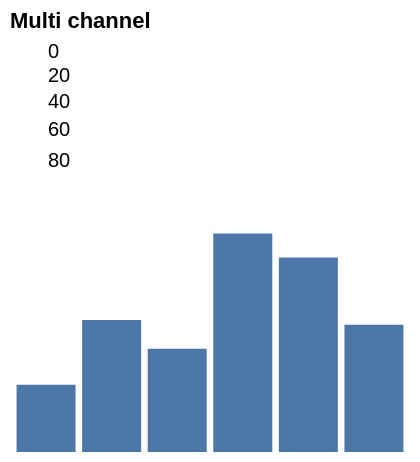

This figure's Vega-Lite source:
### Vega specification from a JSON file in a GitHub repository (floating-point values rounded to 4 significant figures)
{"width": 200, "height": 120, "padding": 5, "data": [{"name": "t", "values": [{"a": "Alpha", "b": 28, "c": "x", "d": 1}, {"a": "Bravo", "b": 55, "c": "y", "d": 2}, {"a": "Charlie", "b": 43, "c": "x", "d": 3}, {"a": "Delta", "b": 91, "c": "z", "d": 4}, {"a": "Echo", "b": 81, "c": "y", "d": 5}, {"a": "Foxtrot", "b": 53, "c": "z", "d": 6}]}], "scales": [{"name": "x", "type": "band", "domain": {"data": "t", "field": "a"}, "range": "width", "padding": 0.1}, {"name": "y", "type": "linear", "domain": {"data": "t", "field": "b"}, "range": "height", "nice": true}, {"name": "color", "type": "ordinal", "domain": {"data": "t", "field": "c"}, "range": {"scheme": "category10"}}, {"name": "ramp", "type": "linear", "domain": {"data": "t", "field": "d"}, "range": {"scheme": "blues"}}, {"name": "size", "type": "linear", "domain": {"data": "t", "field": "b"}, "range": [10, 200]}, {"name": "shape", "type": "ordinal", "domain": {"data": "t", "field": "c"}, "range": "symbol"}, {"name": "quant", "type": "quantize", "domain": [0, 100], "range": {"scheme": "greens", "count": 4}}], "marks": [{"type": "rect", "from": {"data": "t"}, "encode": {"enter": {"x": {"scale": "x", "field": "a"}, "width": {"scale": "x", "band": 1}, "y": {"scale": "y", "field": "b"}, "y2": {"scale": "y", "value": 0}}}}], "legends": [{"fill": "color", "size": "size", "shape": "shape", "title": "Multi channel", "orient": "top"}]}
